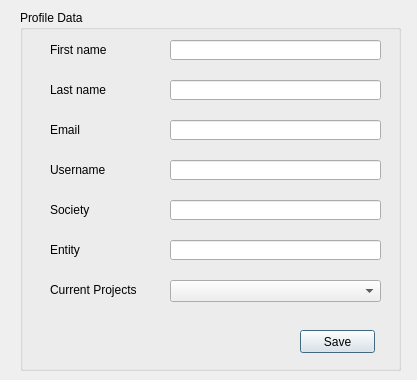
<?xml version="1.0" encoding="UTF-8"?>
<ui version="4.0">
 <class>Dialog</class>
 <widget class="QDialog" name="Dialog">
  <property name="geometry">
   <rect>
    <x>0</x>
    <y>0</y>
    <width>417</width>
    <height>380</height>
   </rect>
  </property>
  <property name="windowTitle">
   <string>Profile Information</string>
  </property>
  <widget class="QGroupBox" name="groupBox">
   <property name="geometry">
    <rect>
     <x>20</x>
     <y>10</y>
     <width>381</width>
     <height>361</height>
    </rect>
   </property>
   <property name="layoutDirection">
    <enum>Qt::LeftToRight</enum>
   </property>
   <property name="autoFillBackground">
    <bool>false</bool>
   </property>
   <property name="title">
    <string>Profile Data</string>
   </property>
   <property name="alignment">
    <set>Qt::AlignJustify|Qt::AlignTop</set>
   </property>
   <property name="flat">
    <bool>false</bool>
   </property>
   <widget class="QLabel" name="label_3">
    <property name="geometry">
     <rect>
      <x>30</x>
      <y>110</y>
      <width>81</width>
      <height>20</height>
     </rect>
    </property>
    <property name="text">
     <string>Email</string>
    </property>
   </widget>
   <widget class="QLineEdit" name="lastNameTextField">
    <property name="geometry">
     <rect>
      <x>150</x>
      <y>70</y>
      <width>211</width>
      <height>20</height>
     </rect>
    </property>
   </widget>
   <widget class="QLineEdit" name="emailTextField">
    <property name="geometry">
     <rect>
      <x>150</x>
      <y>110</y>
      <width>211</width>
      <height>20</height>
     </rect>
    </property>
   </widget>
   <widget class="QLabel" name="label_2">
    <property name="geometry">
     <rect>
      <x>30</x>
      <y>70</y>
      <width>81</width>
      <height>20</height>
     </rect>
    </property>
    <property name="text">
     <string>Last name</string>
    </property>
   </widget>
   <widget class="QLabel" name="label_4">
    <property name="geometry">
     <rect>
      <x>30</x>
      <y>150</y>
      <width>81</width>
      <height>20</height>
     </rect>
    </property>
    <property name="text">
     <string>Username</string>
    </property>
   </widget>
   <widget class="QLabel" name="label">
    <property name="geometry">
     <rect>
      <x>30</x>
      <y>30</y>
      <width>81</width>
      <height>20</height>
     </rect>
    </property>
    <property name="text">
     <string>First name</string>
    </property>
   </widget>
   <widget class="QLineEdit" name="firstNameTextField">
    <property name="geometry">
     <rect>
      <x>150</x>
      <y>30</y>
      <width>211</width>
      <height>20</height>
     </rect>
    </property>
   </widget>
   <widget class="QLineEdit" name="usernameTextField">
    <property name="geometry">
     <rect>
      <x>150</x>
      <y>150</y>
      <width>211</width>
      <height>20</height>
     </rect>
    </property>
    <property name="text">
     <string/>
    </property>
   </widget>
   <widget class="QPushButton" name="saveButton">
    <property name="geometry">
     <rect>
      <x>280</x>
      <y>320</y>
      <width>75</width>
      <height>23</height>
     </rect>
    </property>
    <property name="text">
     <string>Save</string>
    </property>
   </widget>
   <widget class="QLineEdit" name="usernameTextField_2">
    <property name="geometry">
     <rect>
      <x>150</x>
      <y>190</y>
      <width>211</width>
      <height>20</height>
     </rect>
    </property>
    <property name="text">
     <string/>
    </property>
   </widget>
   <widget class="QLabel" name="label_5">
    <property name="geometry">
     <rect>
      <x>30</x>
      <y>190</y>
      <width>81</width>
      <height>20</height>
     </rect>
    </property>
    <property name="text">
     <string>Society</string>
    </property>
   </widget>
   <widget class="QLabel" name="label_6">
    <property name="geometry">
     <rect>
      <x>30</x>
      <y>230</y>
      <width>81</width>
      <height>20</height>
     </rect>
    </property>
    <property name="text">
     <string>Entity</string>
    </property>
   </widget>
   <widget class="QLineEdit" name="usernameTextField_3">
    <property name="geometry">
     <rect>
      <x>150</x>
      <y>230</y>
      <width>211</width>
      <height>20</height>
     </rect>
    </property>
    <property name="text">
     <string/>
    </property>
   </widget>
   <widget class="QLabel" name="label_7">
    <property name="geometry">
     <rect>
      <x>30</x>
      <y>270</y>
      <width>111</width>
      <height>20</height>
     </rect>
    </property>
    <property name="text">
     <string>Current Projects</string>
    </property>
   </widget>
   <widget class="QComboBox" name="comboBox">
    <property name="enabled">
     <bool>true</bool>
    </property>
    <property name="geometry">
     <rect>
      <x>150</x>
      <y>270</y>
      <width>211</width>
      <height>22</height>
     </rect>
    </property>
    <property name="currentText">
     <string/>
    </property>
   </widget>
  </widget>
 </widget>
 <resources/>
 <connections/>
</ui>
